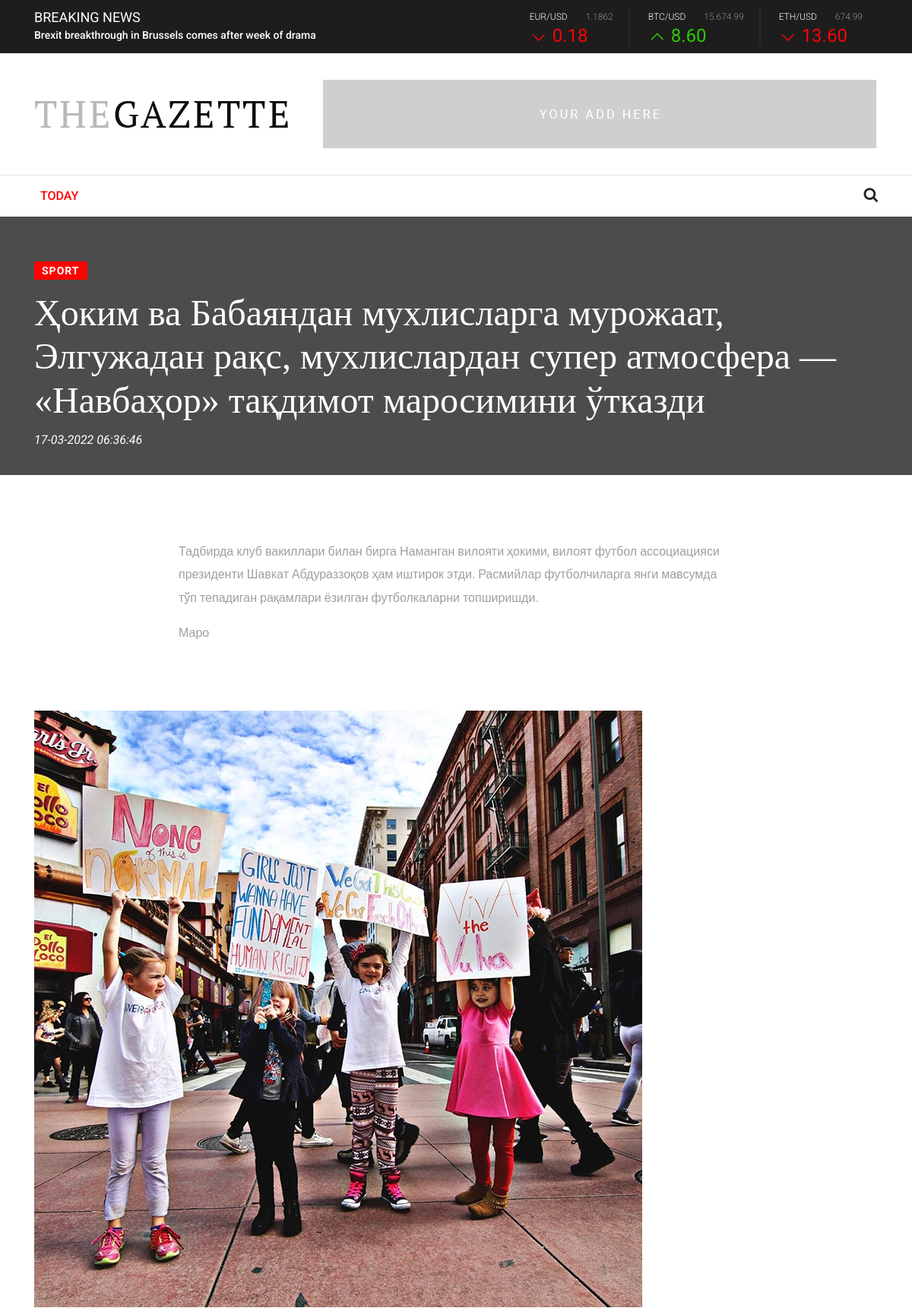
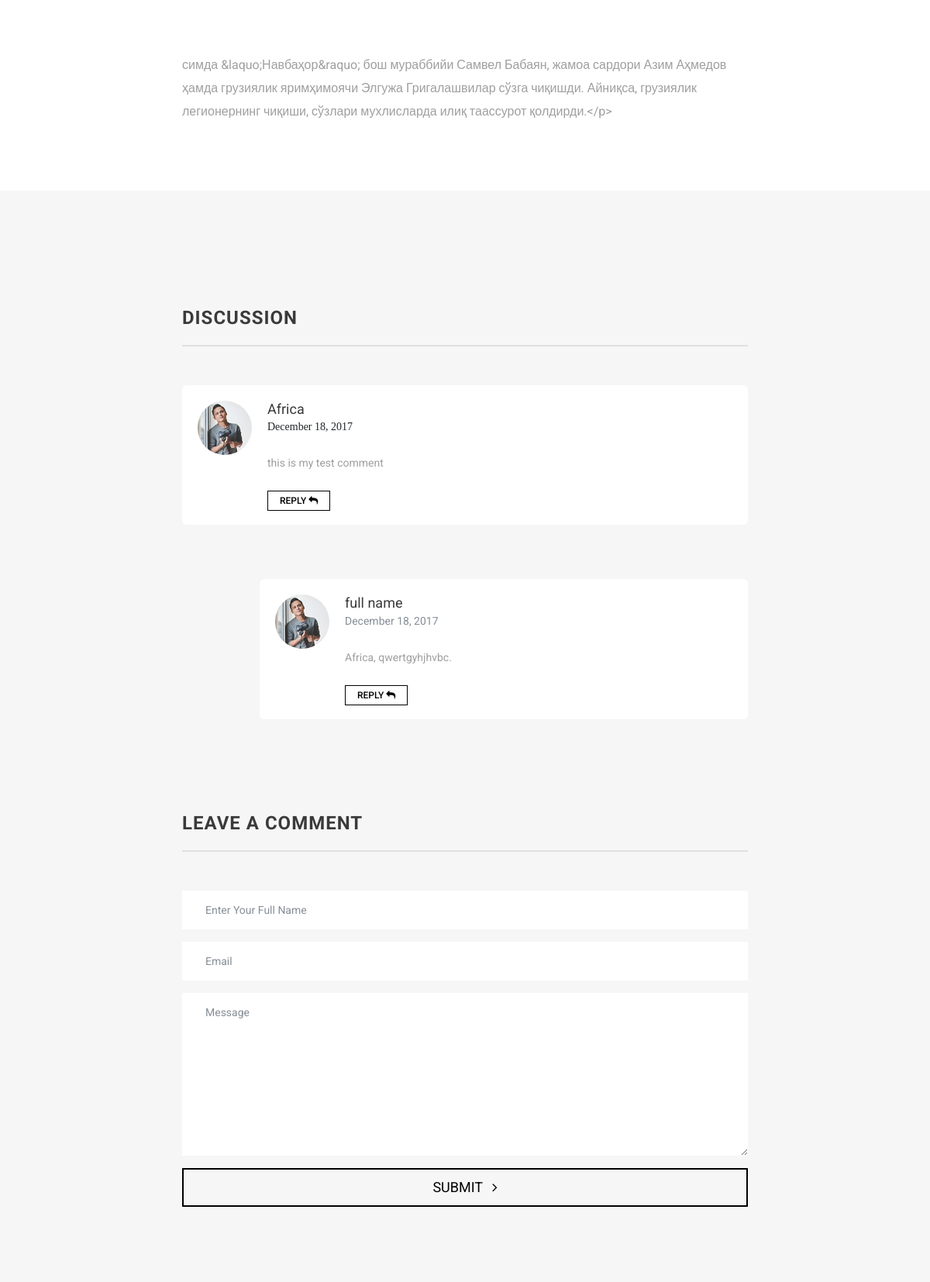
Page /okim-va-babayandan-muhlislarga-murozhaat-elguzhadan-ras-muhlislardan-super-atmosfera-navbaor-tadimot-marosimini-tkazdi/ (upper part) on the committed database (2 pictures, top to bottom).
### articles/models.py (models this page shows, shortened)
class Post(models.Model):
    title = models.CharField(max_length=250)
    url = models.SlugField(max_length=250)
    image = models.ImageField(upload_to='post/%Y/%m/%d')
    article = models.TextField()
    create_at = models.DateTimeField(auto_now_add=True)
    update_at = models.DateTimeField(auto_now=True)
    category = models.ForeignKey(Category, on_delete=models.CASCADE)
    is_published = models.BooleanField(default=False)
    class Meta:
        ordering = ['-create_at', 'title']
    def get_review(self):
        return self.reviews_set.filter(parent__isnull=True)

class Category(models.Model):
    name = models.CharField(max_length=150)
    url = models.SlugField(max_length=150)
    def __str__(self):
        return self.name

class Reviews(models.Model):
    email = models.EmailField()
    name = models.CharField("Имя", max_length=100)
    text = models.TextField("Сообщение", max_length=5000)
    parent = models.ForeignKey(
        'self', verbose_name="Родитель", on_delete=models.SET_NULL, blank=True, null=True
    )
    post = models.ForeignKey(Post, on_delete=models.CASCADE)
    class Meta:
        verbose_name = "Отзыв"
        verbose_name_plural = "Отзывы"

### articles/views.py (the view)
# urls.py: path('<slug:slug>/', views.PostDetail.as_view(), name='posts_detail'),
class PostDetail(View):
    def get(self, request, slug):
        posts = Post.objects.get(url=slug)
        return render(request, 'articles/single_post.html', {'post': posts})

### templates/articles/single_post.html (shortened to what this page needs)
{%extends 'base.html' %}
{% block content %}
<section class="single-post-area">
    <div class="single-post-title bg-img background-overlay" style="background-image: {{post.image.url}};">
        <div class="container h-100">
            <div class="row h-100 align-items-end">
                <div class="col-12">
                    <div class="single-post-title-content">
                        <div class="gazette-post-tag">
                            <a href="#">{{post.category}}</a>
                        </div>
                        <h2 class="font-pt">{{post.title}}</h2>
                        <p>{{ post.create_at|date:"d-m-Y H:i:s"}}</p>
                    </div>
                </div>
            </div>
        </div>
    </div>
    <div class="single-post-contents">
        <div class="container">
            <div class="row justify-content-center">
                <div class="col-12 col-md-8">
                    <div class="single-post-text">
                        <p>{{ post.article|slice:":250"|safe }}</p>
                    </div>
                </div>
                <div class="col-12">
                    <div class="single-post-thumb">
                        <img src="{{post.image.url}}" alt="">
                    </div>
                </div>
                <div class="col-12 col-md-8">
                    <div class="single-post-text">
                        <p>{{ post.article|slice:"250:" }} </p>
                    </div>
                </div>
            </div>
        </div>
    </div>
</section>
<section class="gazette-post-discussion-area section_padding_100 bg-gray">
    <div class="container">
        <div class="row justify-content-center">
            <div class="col-12 col-md-8">
                <div class="comment_area section_padding_50 clearfix">
                    <div class="gazette-heading">
                        <h4 class="font-bold">Discussion</h4>
                    </div>
                    <ol>
                        {% for review in post.get_review %}
                        <li class="single_comment_area">
                            <div class="comment-wrapper d-md-flex align-items-start">
                                <div class="comment-author">
                                    <img src="static/img/blog-img/25.jpg" alt="">
                                </div>
                                <div class="comment-content">
                                    <h5>{{review.name}}</h5>
                                    <span class="comment-date font-pt">December 18, 2017</span>
                                    <p>{{review.text}}</p>
                                    <a class="reply-btn" href="#formReview"
                                       onclick="addReview('{{review.name}}', '{{review.id}}')">Reply <i
                                            class="fa fa-reply"
                                            aria-hidden="true"></i></a>
                                </div>
                            </div>
                            {% for rev in review.reviews_set.all %}
                            <ol class="children">
                                <li class="single_comment_area">
                                    <div class="comment-wrapper d-md-flex align-items-start">
                                        <div class="comment-author">
                                            <img src="static/img/blog-img/25.jpg" alt="">
                                        </div>
                                        <div class="comment-content">
                                            <h5>{{rev.name}}</h5>
                                            <span class="comment-date text-muted">December 18, 2017</span>
                                            <p>{{rev.text}}.</p>
                                            <a class="reply-btn" href="#formReview"
                                               onclick="addReview('{{rev.name}}', '{{rev.id}}')">Reply
                                                <i
                                                        class="fa fa-reply"
                                                        aria-hidden="true"></i></a>
                                        </div>
                                    </div>
                                </li>
                            </ol>
                            {% endfor %}
                        </li>
                        {% endfor %}
                    </ol>
                </div>
                <div class="leave-comment-area clearfix">
                    <div class="comment-form">
                        <div class="gazette-heading">
                            <h4 class="font-bold">leave a comment</h4>
                        </div>
                        <form action="{% url 'add_review' post.id %}" method="post" id="formReview">
                            <div class="form-group">
                                <input type="text" class="form-control" id="contact-name"
                                       placeholder="Enter Your Full Name" name="name">
                            </div>
                            <div class="form-group">
                                <input type="email" class="form-control" id="contact-email" name="email"
                                       placeholder="Email">
                            </div>
                            <div class="form-group">
                                <textarea class="form-control" name="text" id="message" cols="30" rows="10"
                                          placeholder="Message"></textarea>
                            </div>
                            <button type="submit" class="btn leave-comment-btn">SUBMIT <i
                                    class="fa fa-angle-right ml-2"></i></button>
                        </form>
                    </div>
                </div>
            </div>
        </div>
    </div>
</section>
{% endblock content %}

### static/css/core-style.css (style rules this page uses)
* { margin: 0; padding: 0; }
body { font-family: 'Roboto', sans-serif; font-weight: 400; overflow-x: hidden; }
h1, h2, h3, h4, h5, h6 { color: #3a3a3a; line-height: 1.2; font-family: 'Roboto', sans-serif; font-weight: 400; }
p { color: #9f9f9f; font-size: 1em; line-height: 1.9; font-family: 'Roboto', sans-serif; font-weight: 400; }
a, a:hover, a:focus { -webkit-transition: all 500ms ease 0s; transition: all 500ms ease 0s; text-decoration: none; outline: none; color: #000; font-family: 'Roboto', sans-serif; font-weight: 500; }
ul, ol { margin: 0; }
ol li, ul li { list-style: outside none none; }
img { height: auto; max-width: 100%; }
.font-pt { font-family: 'PT Serif', serif !important; }
.background-overlay, .background-overlay-5, .background-overlay-white { position: relative; z-index: 2; background-position: center center; background-size: cover; }
.background-overlay:before, .background-overlay-5:before, .background-overlay-white:before { position: absolute; z-index: -1; top: 0; left: 0; width: 100%; height: 100%; content: ""; }
.background-overlay:before { background-color: rgba(0, 0, 0, 0.7); }
.bg-img { background-position: center center; background-size: cover; background-repeat: no-repeat; }
.bg-gray { background-color: #f6f6f6; }
.font-bold { font-weight: 700; }
.section_padding_100 { padding: 100px 0; }
.section_padding_50 { padding: 50px 0; }
.gazette-post-tag a { font-size: 14px; font-weight: 700; background-color: #ff0303; color: #fff; text-transform: uppercase; padding: 5px 10px; line-height: 1; letter-spacing: 1px; margin-bottom: 15px; display: inline-block; }
.gazette-heading h4 { text-transform: uppercase; letter-spacing: 1px; padding-bottom: 20px; border-bottom: 2px solid #e0e0e0; margin-bottom: 50px; }
.single-post-title { width: 100%; height: 340px; position: relative; z-index: 1; }
.single-post-title-content h2 { color: #fff; font-size: 48px; }
.single-post-title-content p { color: #fff; font-size: 16px; font-style: italic; }
.single-post-title-content { padding-bottom: 15px; }
.single-post-contents .col-12:first-child .single-post-text p:first-child:first-letter { font-size: 30px; line-height: 1; }
.single-post-text { padding: 70px 0; }
.comment-wrapper { background-color: #fff; padding: 20px; margin-bottom: 70px; border-radius: 6px; }
.comment-author { -webkit-box-flex: 0; -ms-flex: 0 0 70px; flex: 0 0 70px; max-width: 70px; margin-right: 20px; border-radius: 50%; }
.comment-author img { border-radius: 50% }
.comment-content { -webkit-box-flex: 0; -ms-flex: 0 0 calc(100% - 70px); flex: 0 0 calc(100% - 70px); max-width: calc(100% - 70px); }
.comment-content h5 { font-size: 18px; margin: 0; }
.comment-content span { font-size: 14px; margin: 0; }
.comment-content p { font-size: 14px; line-height: 1.5; margin: 25px 0; }
.comment_area ol li ol li .comment-wrapper { margin-left: 100px; }
.reply-btn { border: 1px solid #000; padding: 5px 15px; font-size: 12px; text-transform: uppercase; }
.form-control { height: 50px; border: none; border-radius: 0; padding: 15px 30px; font-size: 14px; }
textarea.form-control { height: 210px; }
.leave-comment-btn, .contact-btn { width: 100%; font-size: 18px; height: 50px; border: 2px solid #000; border-radius: 0; background-color: transparent; }

### rows in the picture
Post: category "SPORT", title "Ҳоким ва Бабаяндан мухлисларга мурожаат, Элгужадан рақс, мухлислардан супер атмосфера — «Навбаҳор» тақдимот маросимини ўтказди", create_at "17-03-2022 06:36:46", article "Тадбирда клуб вакиллари билан бирга Наманган вилояти ҳокими, вилоят футбол ассоциацияси президенти Шавкат Абдураззоқов ҳам иштирок этди. Расмийлар футболчиларга янги мавсумда тўп тепадиган рақамлари ёзилган футболкаларни топширишди. Маро", image (picture), article "симда &laquo;Навбаҳор&raquo; бош мураббийи Самвел Бабаян, жамоа сардори Азим Аҳмедов ҳамда грузиялик яримҳимоячи Элгужа Григалашвилар сўзга чиқишди. Айниқса, грузиялик легионернинг чиқиши, сўзлари мухлисларда илиқ таассурот қолдирди.</p>"
Reviews: name "Africa", text "this is my test comment"
Reviews: name "full name", text "Africa, qwertgyhjhvbc"
